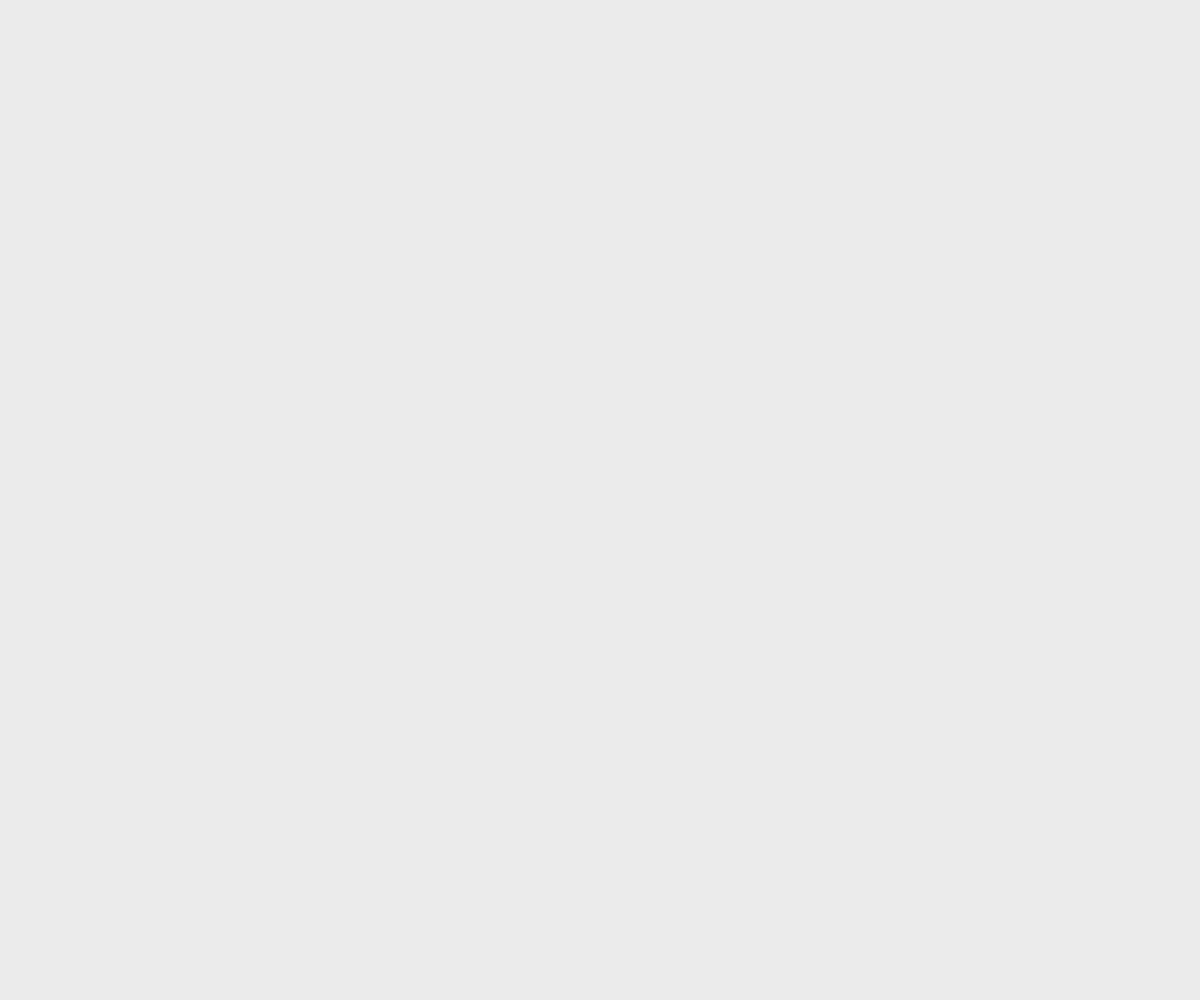
Frame 1 (no input)
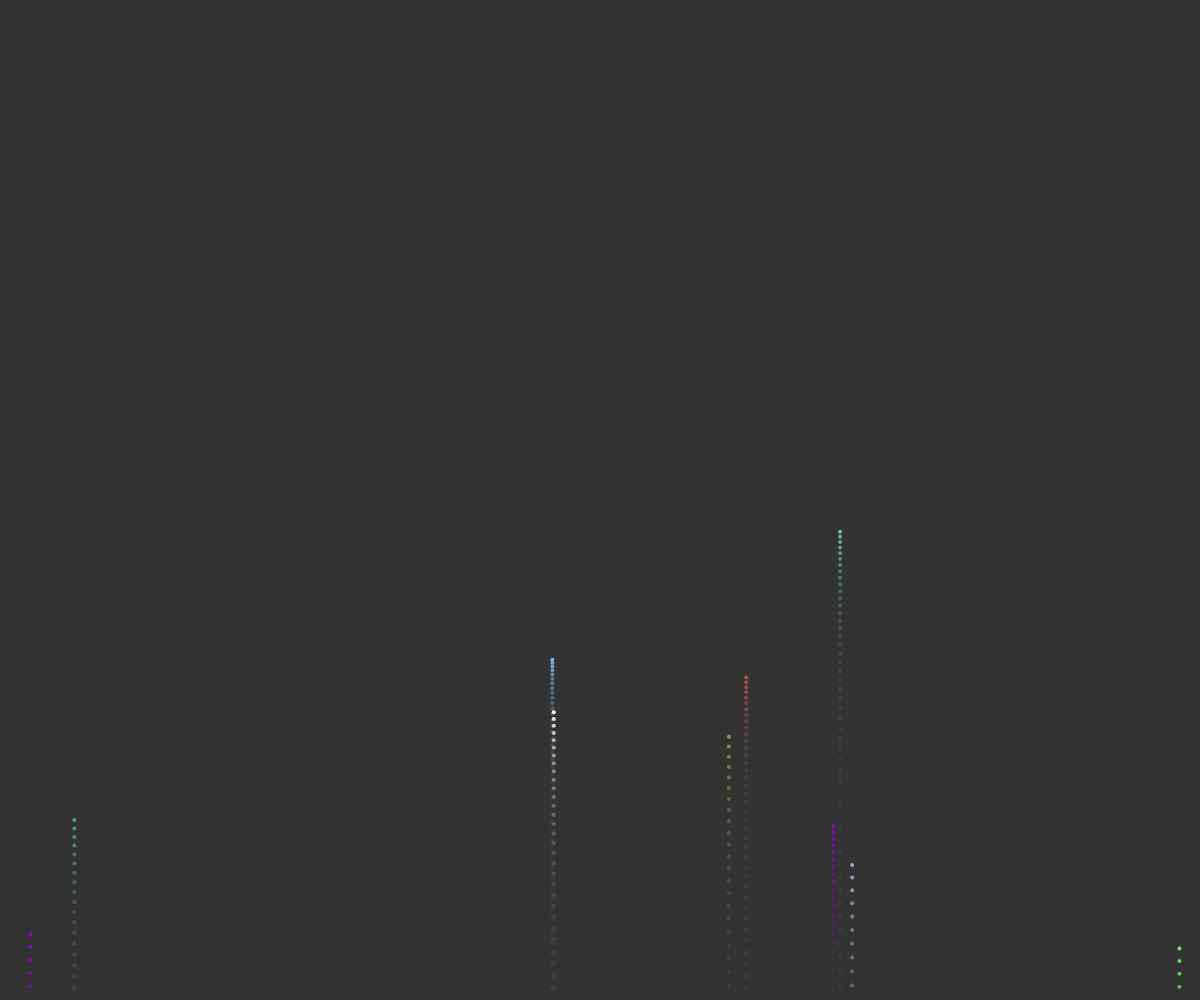
Frame 60 (no input)
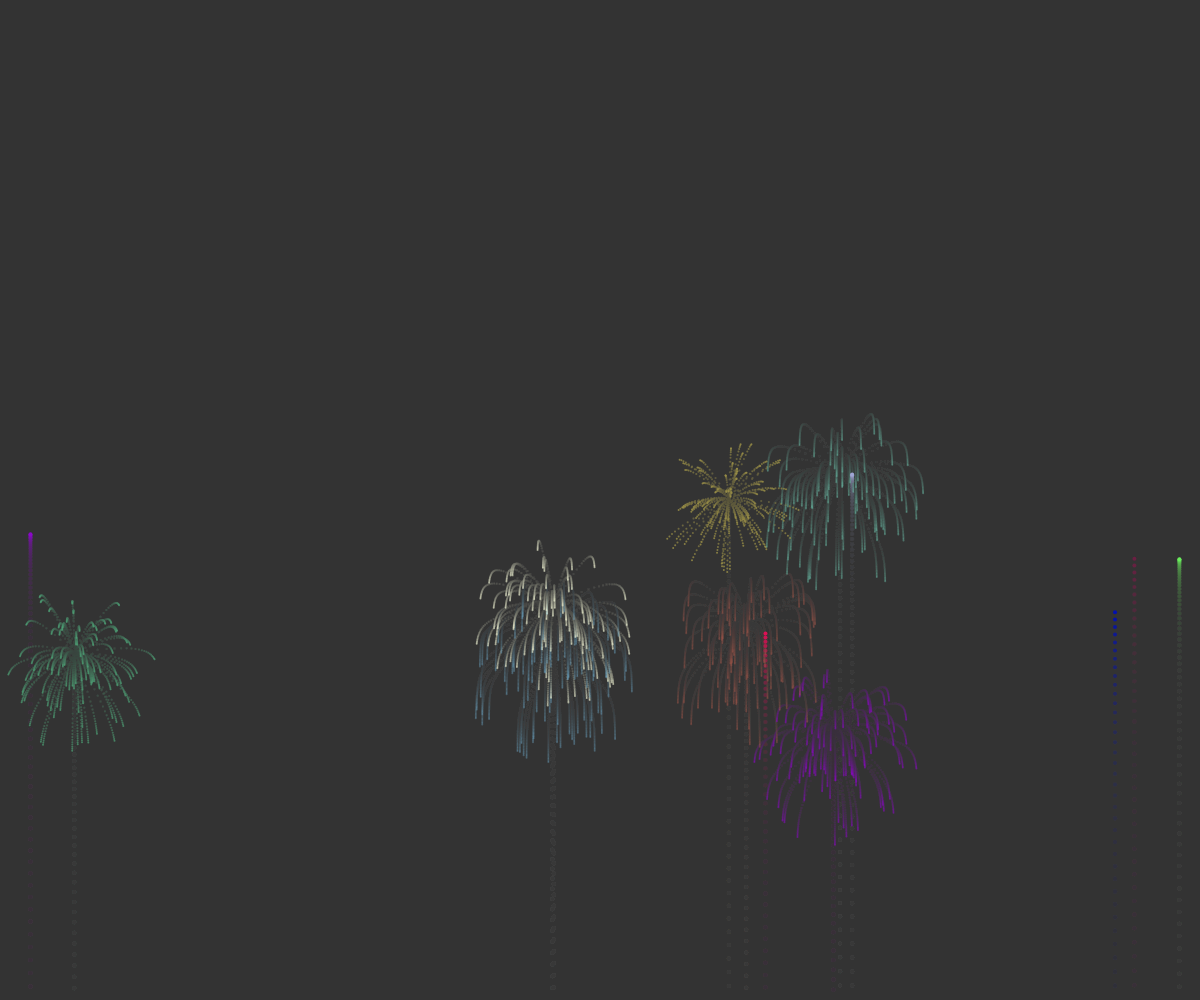
Frame 120 (the mouse pressed at the canvas centre since frame 60)

The p5.js sketch that drew these frames (run headless with seeded random() and noise() and a simulated clock; from frame 60 on, the mouse is pressed at the canvas centre):

// p5.js sketch
// ── sketch.js
var fireworks = [];
var gravity;

function setup() {
	createCanvas(windowWidth, windowHeight);
	gravity = createVector(0, 0.2)
	stroke(255);
}

function draw() {

	background(51,25)
	if (random(1) < 0.1) {
		fireworks.push(new Firework());
	}
	for (var i = fireworks.length - 1; i >= 0; i--) {
		fireworks[i].update();
		fireworks[i].show();
		if (fireworks[i].done()) {
			fireworks.splice(i,1);
		}
	}
}
// ── firework.js
function Firework() {
    this.col = random(255)
    this.col2 = random(255)
    this.col3 = random(255)
    this.firework = new Particle(random(width), height,true,this.col,this.col2,this.col3)
    this.exploded = false;
    this.particles = []

    this.done = function () {
        if (this.exploded && this.particles.length === 0) {
            return true;
        } else {
            return false;
        }
     }
    this.update = function () {
        if (!this.exploded) {
            this.firework.applyForce(gravity)
            this.firework.update()
            if (this.firework.vel.y >= 0) {
                this.exploded = true;
                this.explode()
            }
        }
        for (var i = this.particles.length-1; i >= 0; i--) {
            this.particles[i].applyForce(gravity)
            this.particles[i].update()
            if(this.particles[i].done()) {
                this.particles.splice(i,1)
            }
        }

    }

    this.explode = function () {
        for (var i = 0; i < 100; i++) {
            var p = new Particle(this.firework.pos.x, this.firework.pos.y,false,this.col,this.col2,this.col3);
            this.particles.push(p)
        }
    }


    this.show = function () {
        if (!this.exploded) {
            this.firework.show()
        }
        for (var i = 0; i < this.particles.length; i++) {
            this.particles[i].show()
        }
    }
}
// ── particle.js
function Particle(x, y, firework,col,col2,col3) {
    this.pos = createVector(x, y)
    this.acc = createVector(0, 0)
    this.firework = firework;
    this.lifespan = 255
    this.col = col
    this.col2 = col2
    this.col3 = col3
    if (this.firework) {
        this.vel = createVector(0, random(-15, -10));
    } else {
        this.vel = p5.Vector.random2D()
        this.vel.mult(random(2, 15))
    }
    this.applyForce = function (force) {
        this.acc.add(force)
    }

    this.done = function () {
        if (this.lifespan < 0) {
            return true;
        } else {
            return false;
        }
    }

    this.update = function () {
        if (!this.firework) {
            this.vel.mult(0.85)
            this.lifespan -= 4
        }
        this.vel.add(this.acc)
        this.pos.add(this.vel)
        this.acc.mult(0)
    }

    this.show = function () {
        if (!this.firework) {
            strokeWeight(2)
            stroke(this.col,this.col2,this.col3, this.lifespan)
        } else {
            strokeWeight(4)
            stroke(this.col,this.col2,this.col3)
        }
        point(this.pos.x, this.pos.y)
    }
}
